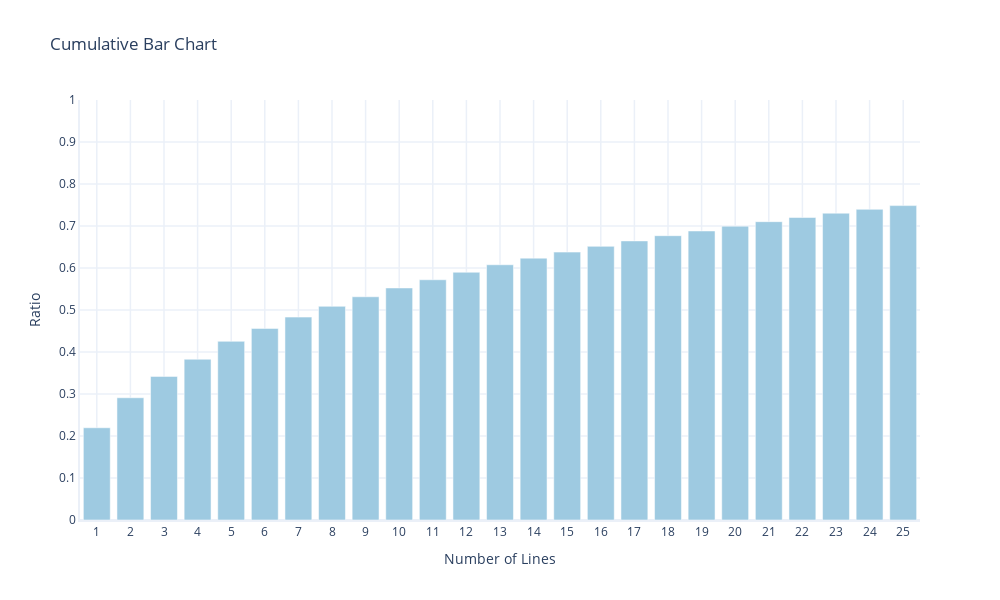

The code cell stored with this chart in its notebook:
### Code cell
x = list(range(1,26))
y = [np.mean(line_counts_markdowns_list<=n) for n in x]

fig = go.Figure([go.Bar(x=x, y=y)])

fig.update_traces(marker_color='rgb(158,202,225)', 
                  marker_line_color='white',
                  marker_line_width=0.50, opacity=1)

fig.update_layout(template='plotly_white',
                  width=1000,
                  height=600,
                  title="Cumulative Bar Chart",
                  xaxis_title="Number of Lines",
                  yaxis_title="Ratio")

fig.update_xaxes(showline=True, 
                 showgrid=True, 
                 gridwidth=1.5, 
                 linewidth=2, 
                 nticks = max(x)+1)

fig.update_yaxes(showline=True, 
                 showgrid=True, 
                 gridwidth=1.5, 
                 linewidth=2, 
                 nticks=11,
                 range = [0,1])

fig.show()

### Figure 1 — Plotly figure (JSON) as saved in the notebook; plotly's stock layout.template omitted (floating-point values rounded to 4 significant figures)
{"data": [{"marker": {"color": "rgb(158,202,225)", "line": {"color": "white", "width": 0.5}}, "opacity": 1, "type": "bar", "x": [1, 2, 3, 4, 5, 6, 7, 8, 9, 10, 11, 12, 13, 14, 15, 16, 17, 18, 19, 20, 21, 22, 23, 24, 25], "y": [0.2196, 0.291, 0.342, 0.3827, 0.4254, 0.4562, 0.483, 0.5087, 0.5315, 0.5525, 0.572, 0.5899, 0.6077, 0.6234, 0.6378, 0.6516, 0.6645, 0.6769, 0.6882, 0.6996, 0.7103, 0.7202, 0.7305, 0.7397, 0.7486]}], "layout": {"height": 600, "title": {"text": "Cumulative Bar Chart"}, "width": 1000, "xaxis": {"gridwidth": 1.5, "linewidth": 2, "nticks": 26, "showgrid": true, "showline": true, "title": {"text": "Number of Lines"}}, "yaxis": {"gridwidth": 1.5, "linewidth": 2, "nticks": 11, "range": [0, 1], "showgrid": true, "showline": true, "title": {"text": "Ratio"}}}}
